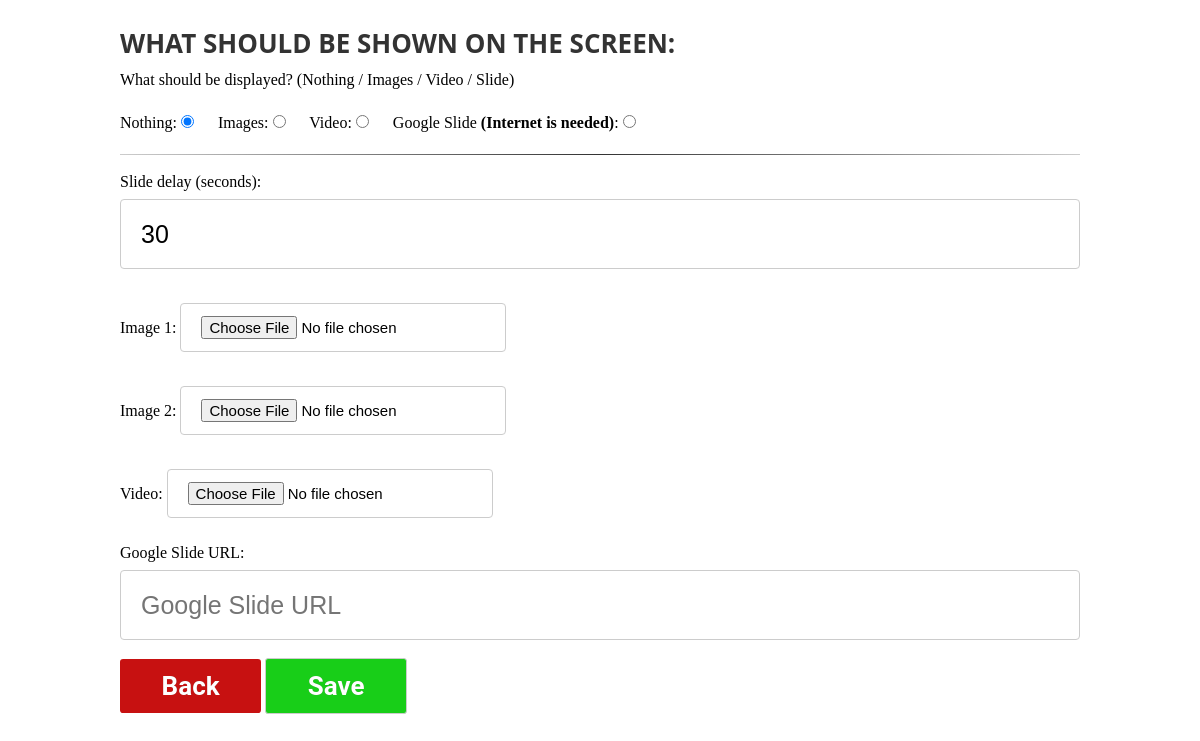
Page /images on the earlier database version.
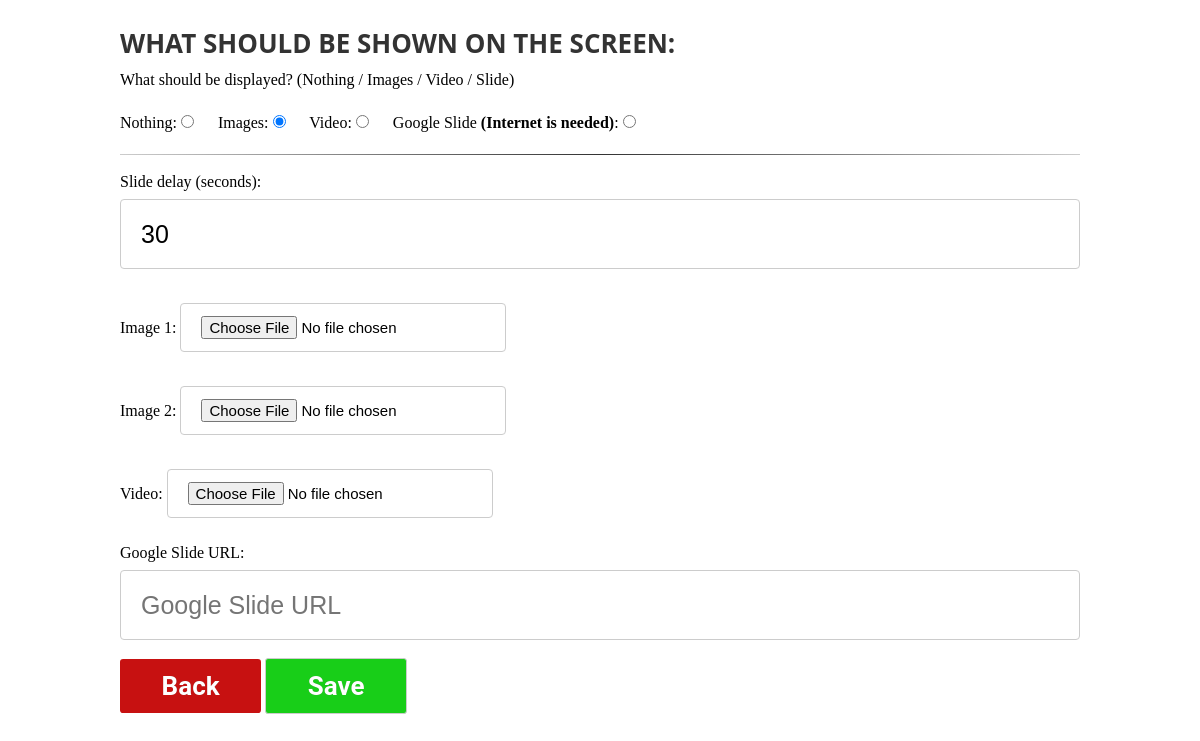
Same page on the later database version.
### tables this page shows
CREATE TABLE images (url_1 text, url_2 text, google_slide_url text, video_url text, current_select text, slide_delay text);

### app.py (the view)
@app.route( '/images' )
def images():
    images = get_images()
    try:
        url1 = os.path.join(app.config['UPLOAD_FOLDER'], images["url_1"])
        url2 = os.path.join(app.config['UPLOAD_FOLDER'], images["url_2"])
    except:
        url1 = ""
        url2 = ""
    return render_template( 'images.html', images = images, url1 = url1, url2 = url2)

### help_functions.py (called while the page is built)
def get_images():
    try:
        conn = sqlite3.connect("database.db")
        c = conn.cursor()
        c.execute("""select * from images """)
        values = list(c.fetchone())
        the_key_values = ["url_1", "url_2", "google_slide_url","video_url","current_select","slide_delay"]
        result = dict(zip(the_key_values, values))
        return result
    except Exception as e:
        values = ['', '', '', '', 'images', '30']
        the_key_values = ["url_1", "url_2", "google_slide_url","video_url","current_select","slide_delay"]
        result = dict(zip(the_key_values, values))
        save_error(e)

### templates/images.html (shortened to what this page needs)
{% extends 'layout/layout.html' %}
{% block content %}
<div class="container_padding">
    <form action="/save/images" method="POST" enctype="multipart/form-data">
        <h1 class="title left">What should be shown on the screen:</h1>
        <span>What should be displayed? (Nothing / Images / Video / Slide)</span><br><br>
        <label for="slide_nothing">Nothing:</label>
        <input style="text-align:left; width: auto; height:auto; margin-right: 20px;" required id="slide_nothing" value="none"  {% if images['current_select'] == 'none'%}checked{% endif%} type="radio" name="slide" >
        <label for="slide_images">Images:</label>
        <input style="text-align:left; width: auto; height:auto;margin-right: 20px;" required id="slide_images" value="images"  {% if images['current_select'] == 'images'%}checked{% endif%}  type="radio" name="slide" >
        <label for="slide_video">Video:</label>
        <input style="text-align:left; width: auto; height:auto;margin-right: 20px;" required id="slide_video" value="video"  {% if images['current_select'] == 'video'%}checked{% endif%}  type="radio" name="slide" >
        <label for="slide_google_slide">Google Slide <span><b>(Internet is needed)</b></span>:</label>
        <input style="text-align:left; width: auto; height:auto;" required id="slide_google_slide" value="google_slide"  {% if images['current_select'] == 'google_slide'%}checked{% endif%}  type="radio" name="slide" >
        <br><br>
        <hr>
        <br>
        <label for="slide_delay">Slide delay (seconds):</label>
        <input type="number" id="isha_iqamah" required  min="2" name="slide_delay" placeholder="Slide delay" value="{{images['slide_delay']}}">
        <br>
        <br>
        {% if images['url_1'] != ''%}
        <label for="image1">Image 1 - {{images['url_1']}}</label>
        <input  style=" display: none;"type="text"  id="image1" name="image1" value="{{images['url_1']}}"> <br>
        <img height="170" width="170" alt="{{images['url_1']}}" src="{{url1}}"><br>
        <a class="back"   href="/delete/file/1">Delete</a>
        {% else %}
        <label for="image1">Image 1:</label>
        <input  style=" font-size:15px; height: auto !important; width: auto !important;"type="file"  accept="image/*" id="image1"   name="image1" >
        {% endif %}
        <br>
        <br>
        {% if images['url_2'] != ''%}
        <label for="image2">Image 2 - {{images['url_2']}}</label>
        <input  style=" display: none;"type="text"  id="image2" name="image2" value="{{images['url_2']}}"><br>
        <img height="170" width="170" alt="{{images['url_2']}}" src="{{url2}}"><br>
        <a class="back" href="/delete/file/2">Delete</a>
        {% else %}
        <label for="image2">Image 2:</label>
        <input style=" font-size:15px; height: auto !important; width: auto !important;" type="file"  accept="image/*" id="image2" name="image2" >
        {% endif %}
        <br>
        <br>
        {% if images['video_url'] != ''%}
        <label for="video_url">Video - {{images['video_url']}}</label>
        <input  style=" display: none;"type="text"  id="video_url" name="video_url" value="{{images['video_url']}}"><br>
        <a class="back" href="/delete/file/3">Delete</a>
        {% else %}
        <label for="video">Video:</label>
        <input style=" font-size:15px; height: auto !important; width: auto !important;" type="file" id="video"  accept="video/*" name="video" >
        {% endif %}
        <br>
        <br>
        <label for="google_slide_url">Google Slide URL:</label>
        <input type="text" id="google_slide_url"  name="google_slide_url" placeholder="Google Slide URL" value="{{images['google_slide_url']}}">
        <a class="back" href="/">Back</a>
        <input type="submit" class="save"  value="Save"><br><br><br>
    </form>
</div>
{% endblock %}

Differences in the rows shown:
changed images "☐ Video:": current_select "☑ Nothing:" → "☐ Nothing:"; current_select "☐ Images:" → "☑ Images:"
